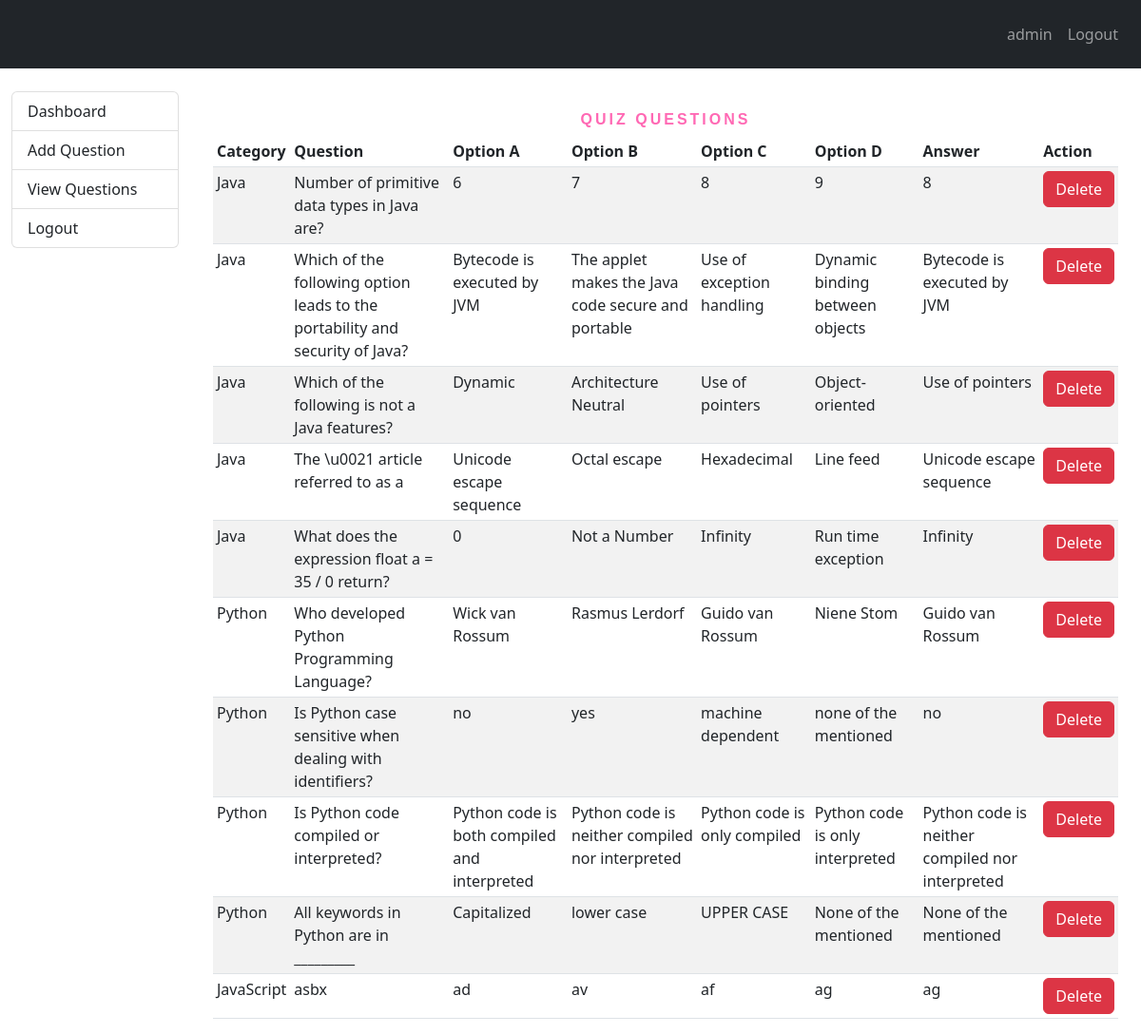
/quiz/view (signed in), run on the app's committed database.
### camera_access.py (models this page shows, shortened)
class Quiz(Base):
    __tablename__ = 'quiz'
    id = Column(Integer, primary_key=True)
    question= Column(String(1024), unique=True, nullable=False)
    option_A = Column(String(500), nullable=False)
    option_B = Column(String(500), nullable=False)
    option_C = Column(String(500), nullable=False)
    option_D = Column(String(500), nullable=False)
    answer= Column(String(500),nullable=False)
    category = Column(String(80), nullable=False)
    created_on = Column(DateTime, default=datetime.now)

### app.py (the view)
@app.route('/quiz/view')
def view_questions():
    if session.get('is_logged_in', False) and session.get('is_admin',False):
        questions = Quiz.query.all()
        return render_template('view_questions.html', questions=questions)
    else:
        flash('Login in admin to access this content','danger')
        return redirect('/')

### templates/view_questions.html (shortened to what this page needs)
{% extends 'layout/base.html' %}
{% block body %}
<div class="container-fluid vh-100">
  <div class="row">
    <div class="col-md-2 mt-4">
      {% include "partials/dashboard_menu.html" %}
    </div>
    <div class="col-md-10 mt-4">
      <div class="container">
        <div class="row">
          <div class="col-md-12 mx-auto">
          <h1 class="display1">Quiz Questions</h1>
          <table class="table table-striped table-sm">
            <thead>
              <tr>
                <th scope="col">Category</th>
                <th scope="col">Question</th>
                <th scope="col">Option A</th>
                <th scope="col">Option B</th>
                <th scope="col">Option C</th>
                <th scope="col">Option D</th>
                <th scope="col">Answer</th>
                <th scope="col">Action</th>
              </tr>
            </thead>
            <tbody>
              {% for question in questions %}
              <tr>
                <td>{{ question.category }}</td>
                <td>{{ question.question }}</td>
                <td>{{ question.option_A }}</td>
                <td>{{ question.option_B }}</td>
                <td>{{ question.option_C }}</td>
                <td>{{ question.option_D }}</td>
                <td>{{ question.answer }}</td>
                <td>
                  <a href="/quiz/delete/{{ question.id }}" class="btn btn-danger">Delete</a>
                </td>
              </tr>
              {% endfor %}
            </tbody>
          </div>
        </div>
      </div>
    </div>
  </div>
</div>
{% endblock %}

### templates/layout/base.html (shortened to what this page needs)
<!doctype html>
<html lang="en">
<head>
    <link rel="stylesheet" href="https://cdn.jsdelivr.net/npm/bootstrap@5.2.0/dist/css/bootstrap.min.css"
>
</head>
<body>
    <header>
        <nav class="navbar navbar-expand-lg p-3 navbar-dark bg-dark">
            <div class="collapse navbar-collapse" id="collapsibleNavId">
                <ul class="navbar-nav me-auto mt-2 mt-lg-0">
                    <li class="nav-item">
                        <a class="nav-link active" href="/" aria-current="page">
                        </a>
                    </li>
                </ul>
                <ul class="navbar-nav mt-2 mt-lg-0 ">
                    {% if 'is_logged_in' in session %}
                    <li class="nav-item">
                        <a class="nav-link" href="/user/dashboard">{{session.username}}</a>
                    </li>
                    <li class="nav-item">
                        <a class="nav-link" href="/logout">Logout</a>
                    </li>
                    {% endif %}
                </ul>
            </div>
        </nav>
    </header>
    <main>
        {% block body %}{% endblock %}
    </main>
</body>
</html>

### templates/partials/dashboard_menu.html
<div class="list-group">
    <a href="/admin/dashboard" class="list-group-item list-group-item-action">Dashboard</a>
    <a href="/quiz/add" class="list-group-item list-group-item-action">Add Question</a>
    <a href="/quiz/view" class="list-group-item list-group-item-action">View Questions</a>
    <a href="/logout" class="list-group-item list-group-item-action">Logout</a>
</div>

### templates/view_questions.html (style rules this page uses)
h1 { font-family: sans-serif; display: block; font-size: 1rem; font-weight: bold; text-align: center; letter-spacing: 3px; color: hotpink; text-transform: uppercase; padding-top: 20px; }
a { text-decoration: none; color: #fff; }

### data on the page
Quiz: category "Java", question "Number of primitive data types in Java are?", option_A "6", option_B "7", option_C "8", option_D "9", answer "8"
Quiz: category "Java", question "Which of the following option leads to the portability and security of Java?", option_A "Bytecode is executed by JVM", option_B "The applet makes the Java code secure and portable", option_C "Use of exception handling", option_D "Dynamic binding between objects", answer "Bytecode is executed by JVM"
Quiz: category "Java", question "Which of the following is not a Java features?", option_A "Dynamic", option_B "Architecture Neutral", option_C "Use of pointers", option_D "Object-oriented", answer "Use of pointers"
Quiz: category "Java", question "The \\u0021 article referred to as a", option_A "Unicode escape sequence", option_B "Octal escape", option_C "Hexadecimal", option_D "Line feed", answer "Unicode escape sequence"
Quiz: category "Java", question "What does the expression float a = 35 / 0 return?", option_A "0", option_B "Not a Number", option_C "Infinity", option_D "Run time exception", answer "Infinity"
Quiz: category "Python", question "Who developed Python Programming Language?", option_A "Wick van Rossum", option_B "Rasmus Lerdorf", option_C "Guido van Rossum", option_D "Niene Stom", answer "Guido van Rossum"
Quiz: category "Python", question "Is Python case sensitive when dealing with identifiers?", option_A "no", option_B "yes", option_C "machine dependent", option_D "none of the mentioned", answer "no"
Quiz: category "Python", question "Is Python code compiled or interpreted?", option_A "Python code is both compiled and interpreted", option_B "Python code is neither compiled nor interpreted", option_C "Python code is only compiled", option_D "Python code is only interpreted", answer "Python code is neither compiled nor interpreted"
Quiz: category "Python", question "All keywords in Python are in _________", option_A "Capitalized", option_B "lower case", option_C "UPPER CASE", option_D "None of the mentioned", answer "None of the mentioned"
Quiz: category "JavaScript", question "asbx", option_A "ad", option_B "av", option_C "af", option_D "ag", answer "ag"

### other printed values
{{ session.username }} "admin"
